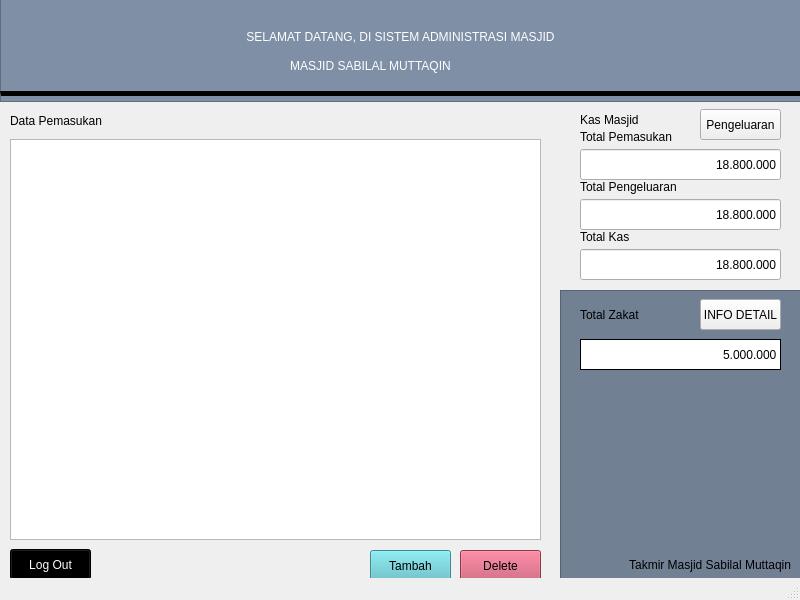
<?xml version="1.0" encoding="UTF-8"?>
<ui version="4.0">
 <class>MainWindow</class>
 <widget class="QMainWindow" name="MainWindow">
  <property name="geometry">
   <rect>
    <x>0</x>
    <y>0</y>
    <width>800</width>
    <height>600</height>
   </rect>
  </property>
  <property name="windowTitle">
   <string>MainWindow</string>
  </property>
  <widget class="QWidget" name="centralwidget">
   <widget class="QLineEdit" name="Zakat2_2">
    <property name="geometry">
     <rect>
      <x>580</x>
      <y>339</y>
      <width>201</width>
      <height>31</height>
     </rect>
    </property>
    <property name="styleSheet">
     <string notr="true">border:1px solid black;
font: 75 15pt &quot;Courier&quot;;</string>
    </property>
    <property name="text">
     <string>5.000.000</string>
    </property>
    <property name="alignment">
     <set>Qt::AlignRight|Qt::AlignTrailing|Qt::AlignVCenter</set>
    </property>
    <property name="dragEnabled">
     <bool>false</bool>
    </property>
    <property name="readOnly">
     <bool>true</bool>
    </property>
   </widget>
   <widget class="QPushButton" name="pushButton_3">
    <property name="geometry">
     <rect>
      <x>460</x>
      <y>550</y>
      <width>81</width>
      <height>31</height>
     </rect>
    </property>
    <property name="styleSheet">
     <string notr="true">background-color: rgb(200, 77, 104);</string>
    </property>
    <property name="text">
     <string>Delete</string>
    </property>
   </widget>
   <widget class="QLabel" name="label_4">
    <property name="geometry">
     <rect>
      <x>580</x>
      <y>179</y>
      <width>111</width>
      <height>16</height>
     </rect>
    </property>
    <property name="styleSheet">
     <string notr="true">font: 75 10pt &quot;MS Shell Dlg 2&quot;;
</string>
    </property>
    <property name="text">
     <string>Total Pengeluaran</string>
    </property>
   </widget>
   <widget class="QPushButton" name="pushButton">
    <property name="geometry">
     <rect>
      <x>700</x>
      <y>109</y>
      <width>81</width>
      <height>31</height>
     </rect>
    </property>
    <property name="text">
     <string>Pengeluaran</string>
    </property>
   </widget>
   <widget class="QLineEdit" name="lineEdit_4">
    <property name="geometry">
     <rect>
      <x>580</x>
      <y>249</y>
      <width>201</width>
      <height>31</height>
     </rect>
    </property>
    <property name="styleSheet">
     <string notr="true">font: 75 16pt &quot;Courier&quot;;
border-bottom:20px solid black ;</string>
    </property>
    <property name="text">
     <string>18.800.000</string>
    </property>
    <property name="alignment">
     <set>Qt::AlignRight|Qt::AlignTrailing|Qt::AlignVCenter</set>
    </property>
    <property name="readOnly">
     <bool>true</bool>
    </property>
   </widget>
   <widget class="QLabel" name="Zakat1_2">
    <property name="geometry">
     <rect>
      <x>580</x>
      <y>299</y>
      <width>183</width>
      <height>31</height>
     </rect>
    </property>
    <property name="styleSheet">
     <string notr="true">border:none;
font: 75 14pt &quot;MS Shell Dlg 2&quot;;</string>
    </property>
    <property name="text">
     <string>Total Zakat</string>
    </property>
    <property name="alignment">
     <set>Qt::AlignLeading|Qt::AlignLeft|Qt::AlignVCenter</set>
    </property>
   </widget>
   <widget class="QLabel" name="Takmir2">
    <property name="geometry">
     <rect>
      <x>570</x>
      <y>549</y>
      <width>221</width>
      <height>31</height>
     </rect>
    </property>
    <property name="styleSheet">
     <string notr="true">font: 12pt &quot;MS Shell Dlg 2&quot;;</string>
    </property>
    <property name="text">
     <string>Takmir Masjid Sabilal Muttaqin</string>
    </property>
    <property name="alignment">
     <set>Qt::AlignRight|Qt::AlignTrailing|Qt::AlignVCenter</set>
    </property>
   </widget>
   <widget class="QLabel" name="Title2">
    <property name="geometry">
     <rect>
      <x>170</x>
      <y>50</y>
      <width>401</width>
      <height>31</height>
     </rect>
    </property>
    <property name="styleSheet">
     <string notr="true">font: 75 14pt &quot;Verdana&quot;;
color: rgb(255, 255, 255);</string>
    </property>
    <property name="text">
     <string>MASJID SABILAL MUTTAQIN</string>
    </property>
    <property name="alignment">
     <set>Qt::AlignCenter</set>
    </property>
   </widget>
   <widget class="QPushButton" name="Zakat3_2">
    <property name="geometry">
     <rect>
      <x>700</x>
      <y>299</y>
      <width>81</width>
      <height>31</height>
     </rect>
    </property>
    <property name="styleSheet">
     <string notr="true">border-bottom: 5px solid rgb(0, 0, 0);
</string>
    </property>
    <property name="text">
     <string>INFO DETAIL</string>
    </property>
   </widget>
   <widget class="QLabel" name="label_5">
    <property name="geometry">
     <rect>
      <x>580</x>
      <y>229</y>
      <width>101</width>
      <height>16</height>
     </rect>
    </property>
    <property name="styleSheet">
     <string notr="true">font: 75 10pt &quot;MS Shell Dlg 2&quot;;
</string>
    </property>
    <property name="text">
     <string>Total Kas</string>
    </property>
   </widget>
   <widget class="QPushButton" name="pushButton_2">
    <property name="geometry">
     <rect>
      <x>370</x>
      <y>550</y>
      <width>81</width>
      <height>31</height>
     </rect>
    </property>
    <property name="styleSheet">
     <string notr="true">background-color: rgb(88, 191, 200);</string>
    </property>
    <property name="text">
     <string>Tambah</string>
    </property>
   </widget>
   <widget class="Line" name="line">
    <property name="geometry">
     <rect>
      <x>0</x>
      <y>91</y>
      <width>801</width>
      <height>20</height>
     </rect>
    </property>
    <property name="styleSheet">
     <string notr="true">border-top:5px solid black;</string>
    </property>
    <property name="orientation">
     <enum>Qt::Horizontal</enum>
    </property>
   </widget>
   <widget class="QFrame" name="frame">
    <property name="geometry">
     <rect>
      <x>0</x>
      <y>-9</y>
      <width>801</width>
      <height>111</height>
     </rect>
    </property>
    <property name="styleSheet">
     <string notr="true">background-color:#7f8fa6;</string>
    </property>
    <property name="frameShape">
     <enum>QFrame::StyledPanel</enum>
    </property>
    <property name="frameShadow">
     <enum>QFrame::Raised</enum>
    </property>
    <widget class="QLabel" name="Title">
     <property name="geometry">
      <rect>
       <x>10</x>
       <y>20</y>
       <width>781</width>
       <height>51</height>
      </rect>
     </property>
     <property name="styleSheet">
      <string notr="true">font: 75 20pt &quot;Verdana&quot;;
color: rgb(255, 255, 255);</string>
     </property>
     <property name="text">
      <string>SELAMAT DATANG, DI SISTEM ADMINISTRASI MASJID</string>
     </property>
     <property name="alignment">
      <set>Qt::AlignCenter</set>
     </property>
    </widget>
   </widget>
   <widget class="QLabel" name="label_3">
    <property name="geometry">
     <rect>
      <x>580</x>
      <y>129</y>
      <width>121</width>
      <height>16</height>
     </rect>
    </property>
    <property name="styleSheet">
     <string notr="true">font: 75 10pt &quot;MS Shell Dlg 2&quot;;
</string>
    </property>
    <property name="text">
     <string>Total Pemasukan</string>
    </property>
   </widget>
   <widget class="QLineEdit" name="lineEdit_2">
    <property name="geometry">
     <rect>
      <x>580</x>
      <y>149</y>
      <width>201</width>
      <height>31</height>
     </rect>
    </property>
    <property name="styleSheet">
     <string notr="true">font: 75 16pt &quot;Courier&quot;;
border-bottom:20px solid black ;</string>
    </property>
    <property name="text">
     <string>18.800.000</string>
    </property>
    <property name="alignment">
     <set>Qt::AlignRight|Qt::AlignTrailing|Qt::AlignVCenter</set>
    </property>
    <property name="readOnly">
     <bool>true</bool>
    </property>
   </widget>
   <widget class="QLineEdit" name="lineEdit_3">
    <property name="geometry">
     <rect>
      <x>580</x>
      <y>199</y>
      <width>201</width>
      <height>31</height>
     </rect>
    </property>
    <property name="styleSheet">
     <string notr="true">font: 75 16pt &quot;Courier&quot;;
border-bottom:20px solid black ;</string>
    </property>
    <property name="text">
     <string>18.800.000</string>
    </property>
    <property name="alignment">
     <set>Qt::AlignRight|Qt::AlignTrailing|Qt::AlignVCenter</set>
    </property>
    <property name="readOnly">
     <bool>true</bool>
    </property>
   </widget>
   <widget class="QTableView" name="tableView">
    <property name="enabled">
     <bool>true</bool>
    </property>
    <property name="geometry">
     <rect>
      <x>10</x>
      <y>139</y>
      <width>531</width>
      <height>401</height>
     </rect>
    </property>
   </widget>
   <widget class="QPushButton" name="pushButton_5">
    <property name="geometry">
     <rect>
      <x>10</x>
      <y>549</y>
      <width>81</width>
      <height>31</height>
     </rect>
    </property>
    <property name="styleSheet">
     <string notr="true">background-color: rgb(0, 0, 0);
color: rgb(255, 255, 255);</string>
    </property>
    <property name="text">
     <string>Log Out</string>
    </property>
   </widget>
   <widget class="QLabel" name="Kas_masjid">
    <property name="geometry">
     <rect>
      <x>580</x>
      <y>109</y>
      <width>121</width>
      <height>21</height>
     </rect>
    </property>
    <property name="styleSheet">
     <string notr="true">border:none;
font: 75 14pt &quot;MS Shell Dlg 2&quot;;</string>
    </property>
    <property name="text">
     <string>Kas Masjid</string>
    </property>
    <property name="alignment">
     <set>Qt::AlignLeading|Qt::AlignLeft|Qt::AlignVCenter</set>
    </property>
   </widget>
   <widget class="QFrame" name="frame_3">
    <property name="geometry">
     <rect>
      <x>560</x>
      <y>290</y>
      <width>241</width>
      <height>301</height>
     </rect>
    </property>
    <property name="styleSheet">
     <string notr="true">background-color: #718093;</string>
    </property>
    <property name="frameShape">
     <enum>QFrame::StyledPanel</enum>
    </property>
    <property name="frameShadow">
     <enum>QFrame::Raised</enum>
    </property>
   </widget>
   <widget class="QLabel" name="label">
    <property name="geometry">
     <rect>
      <x>10</x>
      <y>100</y>
      <width>531</width>
      <height>41</height>
     </rect>
    </property>
    <property name="styleSheet">
     <string notr="true">font: 75 16pt &quot;MS Shell Dlg 2&quot;;</string>
    </property>
    <property name="text">
     <string>Data Pemasukan</string>
    </property>
   </widget>
   <zorder>frame_3</zorder>
   <zorder>frame</zorder>
   <zorder>Zakat2_2</zorder>
   <zorder>pushButton_3</zorder>
   <zorder>label_4</zorder>
   <zorder>pushButton</zorder>
   <zorder>lineEdit_4</zorder>
   <zorder>Zakat1_2</zorder>
   <zorder>Takmir2</zorder>
   <zorder>Title2</zorder>
   <zorder>Zakat3_2</zorder>
   <zorder>label_5</zorder>
   <zorder>pushButton_2</zorder>
   <zorder>line</zorder>
   <zorder>label_3</zorder>
   <zorder>lineEdit_2</zorder>
   <zorder>lineEdit_3</zorder>
   <zorder>tableView</zorder>
   <zorder>pushButton_5</zorder>
   <zorder>Kas_masjid</zorder>
   <zorder>label</zorder>
  </widget>
  <widget class="QStatusBar" name="statusbar"/>
 </widget>
 <resources/>
 <connections/>
</ui>
